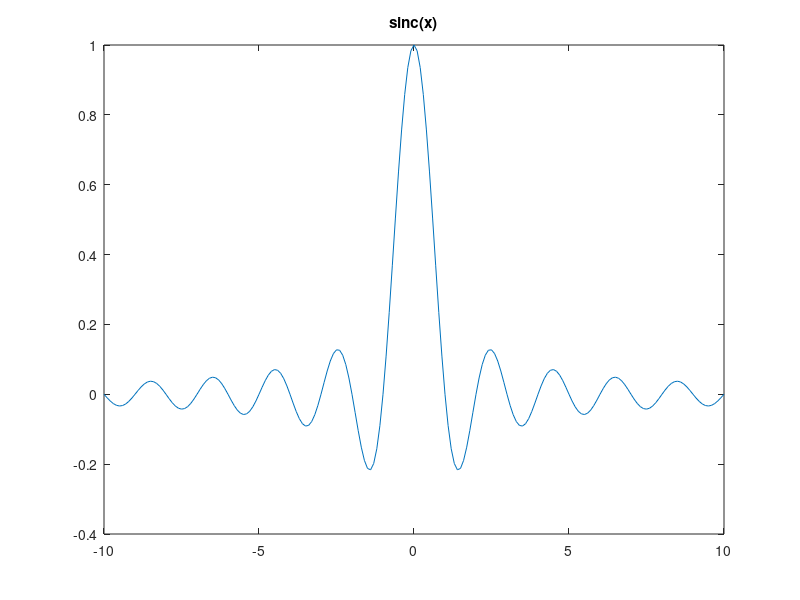
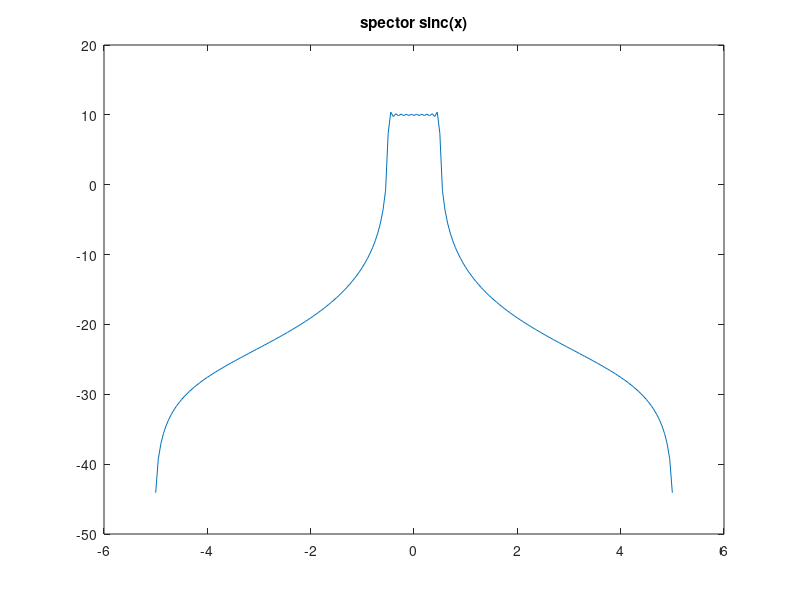

The MATLAB script that drew these images, in order: (Note: this script raises an error after producing the figures.)
% Домашнее задание №5. Фильтрация.
%> @file hw5.m
% =========================================================================
%> Подготовка рабочего места
% =========================================================================
    %> Отчистка workspace
    clear all;
    %> Закрытие рисунков
    close all;
    %> Отчистка Command Window
    clc;
% =========================================================================
%> Функция sinc. Пример из лекции.
% =========================================================================
    %> Генерим массив
    x = [-10:0.1:10];
    %> Функция sinc
    y = sinc(x);
    % =====================================================================
    %> График импульсной характеристики
    % =====================================================================
    figure 
    plot(x,y)
    title('sinc(x)')
    % =====================================================================
    %> График спектра
    % =====================================================================
    %> Фурье + спектр в дБ
    spector = 10*log10(abs(fft(y)));
    %> Полоса по центру
    spector = [spector(102:201), spector(1:101)];
    %> график с учетом T = 2 (см. свойства sinc)
    figure 
    plot(x/2, spector)
    title('spector sinc(x)')
% =========================================================================
%> Задача 1: Написать функцию, которая генерирует коэффиценты (импульсную 
%> характеристику)для фильтра корень из приподнятого косинуса.
%> Построить импульсную и частотную характеристику фильтра.
% =========================================================================
    %> Длина фильтра в символах (число боковых лепестков sinc, сумма с двух сторон)
    span = 20;
    %> Число выборок на символ
    nsamp  = 4;
    %> Коэффицент сглаживания (alfa)
    rolloff = 0.2;
    % =====================================================================
    %> @todo прописать функцию
    sqimpuls = sqRCcoeff (span, nsamp, rolloff);
    %> @todo построить импульсную и частотную характеристику фильтра
    x = -40:1:40;
    figure
    plot(x,sqimpuls)
    title('sqRC(x)')
        
    spectrum = 10*log10(abs(fft(sqimpuls)));
    spectrum = [spectrum(42:81), spectrum(1:41)];
    figure
    plot(x / 2, spectrum)
    title('spectrum sqRC(x)')
    
% =========================================================================
%> Проверка 1.
%> Сравнение со стандартной функцией
% =========================================================================
txfilter1 = comm.RaisedCosineTransmitFilter('RolloffFactor', rolloff, ...
                                           'FilterSpanInSymbols',span,...
                                           'OutputSamplesPerSymbol', nsamp);
chack1 = coeffs(txfilter1);
if sum(abs(chack1.Numerator-sqimpuls))< 0.001 % различно прописанные функции
                                              % могут различаться по точности
    ans = 'Проверка задачи 1 пройдена успешно'
else 
    err = 'Ошибка в задаче 1. Проверьте коэффиценты'
    ans = sum(abs(chack1.Numerator-sqimpuls))
end

% =========================================================================
%> Задача 2: Написать функцию, которая генерирует коэффиценты (импульсную 
%> характеристику)для фильтра приподнятого косинуса.
%> Построить импульсную и частотную характеристику фильтра.
%> Построить импульсную характеристику для корня, без корня и соответсвующий sinc 
%> на одном графике
% =========================================================================
    %> Длина фильтра в символах (число боковых лепестков sinc, сумма с двух сторон)
    span = 20;
    %> Число выборок на символ
    nsamp  = 4;
    %> Коэффицент сглаживания (alfa)
    rolloff = 0.2;
    % =====================================================================
    %> @todo прописать функцию
    impuls = RCcoeff (span, nsamp, rolloff);
    %> @todo gостроить импульсную и частотную характеристику фильтра
    x = -40:1:40;
    figure
    plot(x,impuls)
    title('RC(x)')
        
    spectrum = 10*log10(abs(fft(impuls)));
    spectrum = [spectrum(42:81), spectrum(1:41)];
    figure
    plot(x / 2, spectrum)
    title('spectrum RC(x)')
    
    
% =========================================================================
%> Проверка 2.
%> Сравнение со стандартной функцией
% =========================================================================
txfilter2 = comm.RaisedCosineTransmitFilter('RolloffFactor', rolloff, ...
                                            'FilterSpanInSymbols',span,...
                                            'OutputSamplesPerSymbol', nsamp,...
                                            'Shape', 'Normal');
chack2 = coeffs(txfilter2);
if sum(abs(chack2.Numerator-impuls))< 0.1 % различно прописанные функции
                                          % могут различаться по точности
    ans = 'Проверка задачи 2 пройдена успешно'
else 
    err = 'Ошибка в задаче 2. Проверьте коэффиценты'
    ans = sum(abs(chack2.Numerator-impuls))
end
% =========================================================================
%> Задание 3. 
%> Напишите функцию фильтрации, которая работает в двух режимах: с
%> увеличением колличества выборок на символ и без (повторная фильтрация)
%> @warning используется функция mapping из 1 задания 
% =========================================================================
    UpSempFlag = true(1);
    bits = randi([0 1], 1, 1000); % генерация бит
    sign = mapping (bits, 2);       %QPSK 500 символов 
    filtsign = filtration(sign, sqimpuls, nsamp, UpSempFlag);
    % =====================================================================
    %> Проверка 3.1
    %> Проверяем корректность работы ф-ии с передескретизацией со станднартной функцией.
    % =====================================================================
    chack3 = txfilter1(sign.').';
    if sum(abs(chack3-filtsign))< 0.1 % различно прописанные функции
                                      % могут различаться по точности
        ans = 'Проверка задачи 3.1 пройдена успешно'
    else 
        err = 'Ошибка в задаче 3.1. Проверьте фильтр'
        ans = sum(abs(chack3-filtsign))
    end
    % =====================================================================
    %> Проверка 3.2
    %> Проверяем корректность работы ф-ии без передескретизации со станднартной функцией.
    % =====================================================================
    UpSempFlag = false(1);
    filtsign2 = filtration(filtsign, sqimpuls, nsamp, UpSempFlag);
    rxfilter = comm.RaisedCosineReceiveFilter('RolloffFactor', rolloff, ...
                                              'FilterSpanInSymbols',span,...
                                              'InputSamplesPerSymbol', nsamp,...
                                              'DecimationFactor', 1);
    chack4 = rxfilter(filtsign.').';
    if sum(abs(chack4-filtsign2))< 0.1 % различно прописанные функции
                                      % могут различаться по точности
        ans = 'Проверка задачи 3.2 пройдена успешно'
    else 
        err = 'Ошибка в задаче 3.2. Проверьте фильтр'
        ans = sum(abs(chack4-filtsign2))
    end

    close all %!!!!!!!!!!!!!!